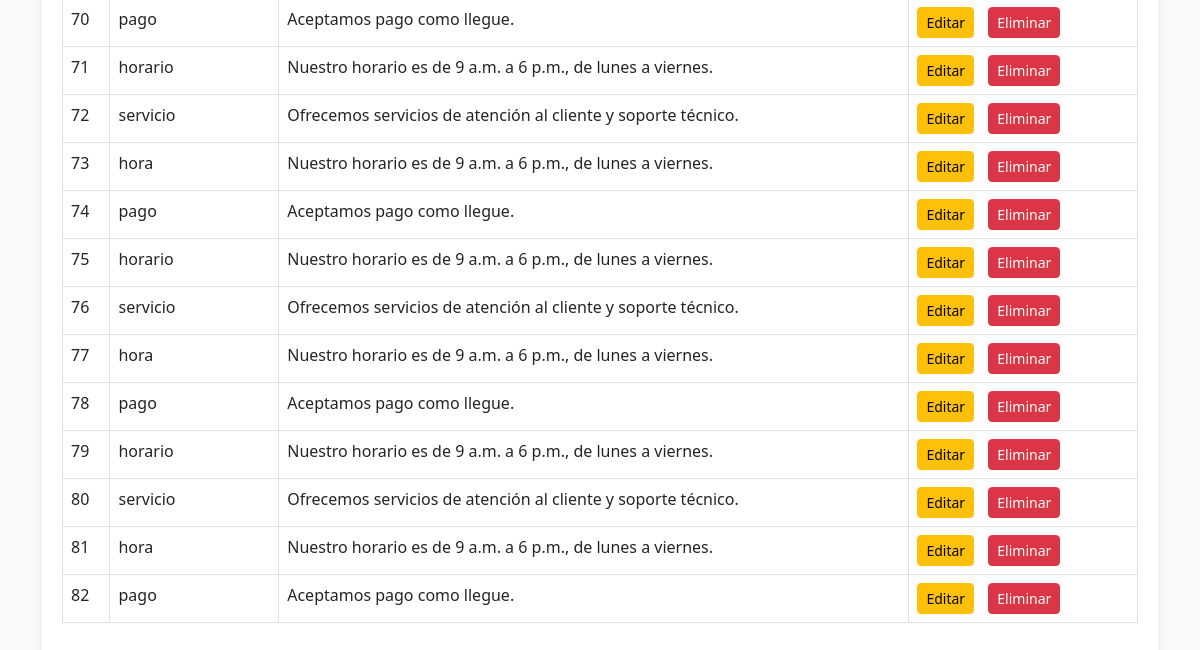
Before: / (lower part) with the older database file.
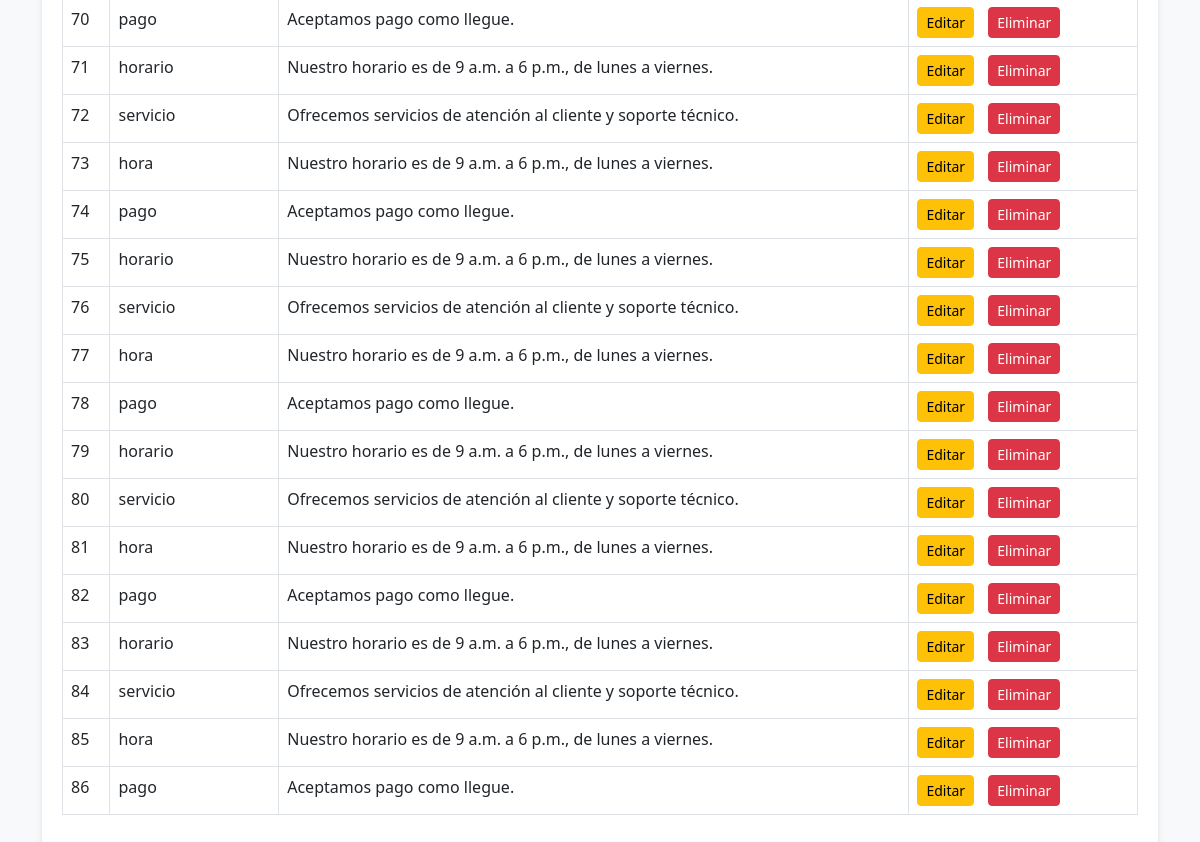
After: the same page with the newer database file.
### tables this page shows
CREATE TABLE "respuestas" (
            id INTEGER PRIMARY KEY AUTOINCREMENT,
                    palabra_clave TEXT NOT NULL,
                            respuesta TEXT NOT NULL
                                );

### configuracion.py (the view)
@app.route('/')
def indexconfig():
    conexion = conectar_db()
    cursor = conexion.cursor()
    cursor.execute("SELECT * FROM respuestas;")
    respuestas = cursor.fetchall()
    conexion.close()
    return render_template('indexconfig.html', respuestas=respuestas)

### configuracion.py (called while the page is built)
def conectar_db():
    return sqlite3.connect("chatbot.db")

### indexconfig.html (shortened to what this page needs)
<!DOCTYPE html>
<html lang="es">
<head>
    <link href="https://cdn.jsdelivr.net/npm/bootstrap@5.3.0-alpha1/dist/css/bootstrap.min.css" rel="stylesheet">
</head>
<body>
    <div class="container">
        <div class="table-container">
            <table class="table table-bordered">
                <tbody>
                    {% for respuesta in respuestas %}
                    <tr>
                        <td>{{ respuesta[0] }}</td>
                        <td>{{ respuesta[1] }}</td>
                        <td>{{ respuesta[2] }}</td>
                        <td>
                            <a href="{{ url_for('editar_respuesta', id=respuesta[0]) }}" class="btn btn-warning btn-sm btn-custom">Editar</a>
                            <a href="{{ url_for('eliminar_respuesta', id=respuesta[0]) }}" class="btn btn-danger btn-sm btn-custom" onclick="return confirm('¿Estás seguro de que deseas eliminar esta respuesta?')">Eliminar</a>
                        </td>
                    </tr>
                    {% endfor %}
                </tbody>
            </table>
        </div>
    </div>
</body>
</html>

Changed rows visible on the page:
added respuestas: id "83", palabra_clave "horario", respuesta "Nuestro horario es de 9 a.m. a 6 p.m., de lunes a viernes."
added respuestas: id "84", palabra_clave "servicio", respuesta "Ofrecemos servicios de atención al cliente y soporte técnico."
added respuestas: id "85", palabra_clave "hora", respuesta "Nuestro horario es de 9 a.m. a 6 p.m., de lunes a viernes."
added respuestas: id "86", palabra_clave "pago", respuesta "Aceptamos pago como llegue."
